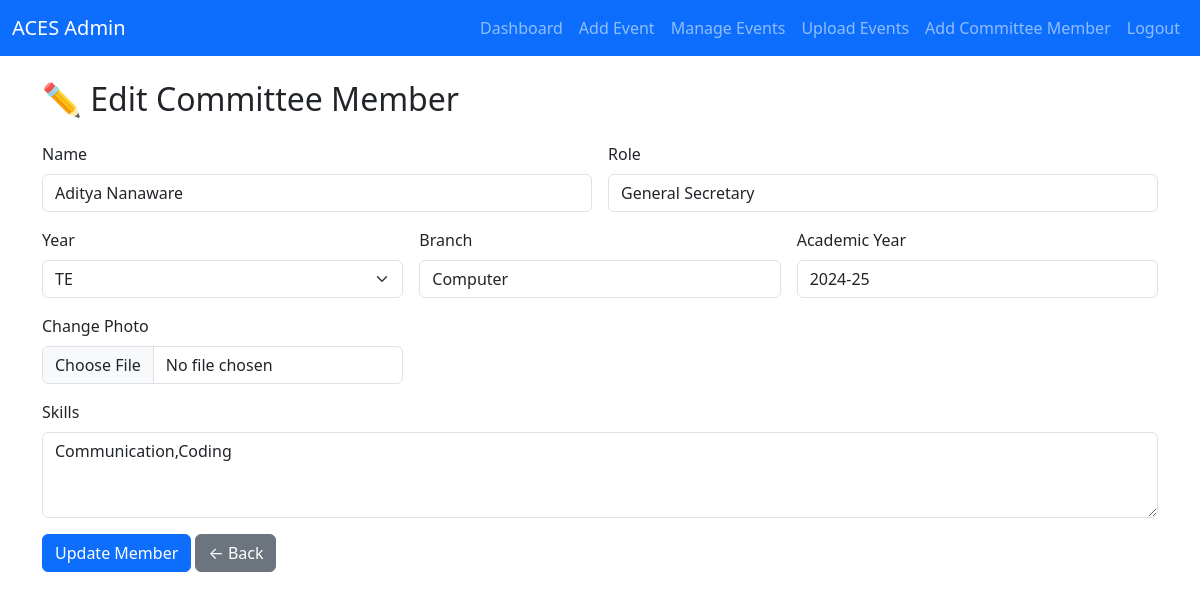
The page /admin/edit_member.php?id=1 (signed in) on the database its author committed.
### tables this page shows
CREATE TABLE `committee_members` (
  `id` int(11) NOT NULL,
  `name` varchar(100) NOT NULL,
  `role` varchar(100) NOT NULL,
  `year` varchar(20) DEFAULT NULL,
  `branch` varchar(100) DEFAULT NULL,
  `skills` text DEFAULT NULL,
  `photo` varchar(255) DEFAULT NULL,
  `academic_year` varchar(20) DEFAULT NULL,
  `created_at` timestamp NOT NULL DEFAULT current_timestamp()
);

### admin/edit_member.php (the view, shortened to what this page needs)
<?php
include "../includes/db.php";
include "header.php";
$id = $_GET['id'] ?? null;
$stmt = $conn->prepare("SELECT * FROM committee_members WHERE id = ?");
$stmt->bind_param("i", $id);
$stmt->execute();
$member = $stmt->get_result()->fetch_assoc();
?>
<h2 class="mb-4">✏️ Edit Committee Member</h2>
<form method="POST" enctype="multipart/form-data" class="row g-3">
    <div class="col-md-6">
        <label class="form-label">Name</label>
        <input type="text" name="name" class="form-control" value="<?php echo $member['name']; ?>" required>
    </div>
    <div class="col-md-6">
        <label class="form-label">Role</label>
        <input type="text" name="role" class="form-control" value="<?php echo $member['role']; ?>" required>
    </div>
    <div class="col-md-4">
        <label class="form-label">Year</label>
        <select name="year" class="form-select" required>
            <?php
            $years = ['FE', 'SE', 'TE', 'BE'];
            foreach ($years as $y) {
                echo "<option value='$y' " . ($member['year'] == $y ? 'selected' : '') . ">$y</option>";
            }
            ?>
        </select>
    </div>
    <div class="col-md-4">
        <label class="form-label">Branch</label>
        <input type="text" name="branch" class="form-control" value="<?php echo $member['branch']; ?>" required>
    </div>
    <div class="col-md-4">
        <label class="form-label">Academic Year</label>
        <input type="text" name="academic_year" class="form-control" value="<?php echo $member['academic_year']; ?>"
            placeholder="e.g. 2024-25" required>
    </div>
    <div class="col-md-4">
        <label class="form-label">Change Photo</label>
        <input type="file" name="photo" class="form-control" accept="image/*">
    </div>
    <div class="col-12">
        <label class="form-label">Skills</label>
        <textarea name="skills" class="form-control" rows="3"><?php echo $member['skills']; ?></textarea>
    </div>
    <div class="col-12">
        <button type="submit" class="btn btn-primary">Update Member</button>
        <a href="manage_members.php" class="btn btn-secondary">← Back</a>
    </div>
</form>
</div>
</body>
</html>

### rows shown on the page
committee_members: name "Aditya Nanaware", role "General Secretary", year "TE", branch "Computer", academic_year "2024-25", skills "Communication,Coding"
